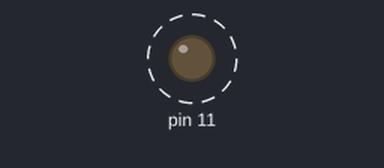
The sketch below on a simulated Arduino Uno, built with avr-gcc and run on an emulated ATmega328P. Parts: output pins drawn as LEDs (lit = HIGH). Dashed ring = blinking.

Above: at 0.25 s.
Timing chart, 0 to 3.0 s (numbered marks = the images above):
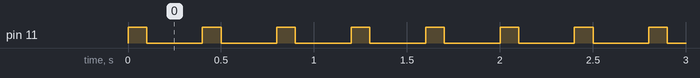

The sketch:

led-demo.ino
```cpp
void setup() {
  pinMode(11, OUTPUT);
}
void loop() {
  digitalWrite(11, HIGH);
  delay(100);
  digitalWrite(11, LOW);
  delay(300);
}
```

Measured:
- by itself, pin 11: alternates HIGH for 0.10 s and LOW for 0.30 s
